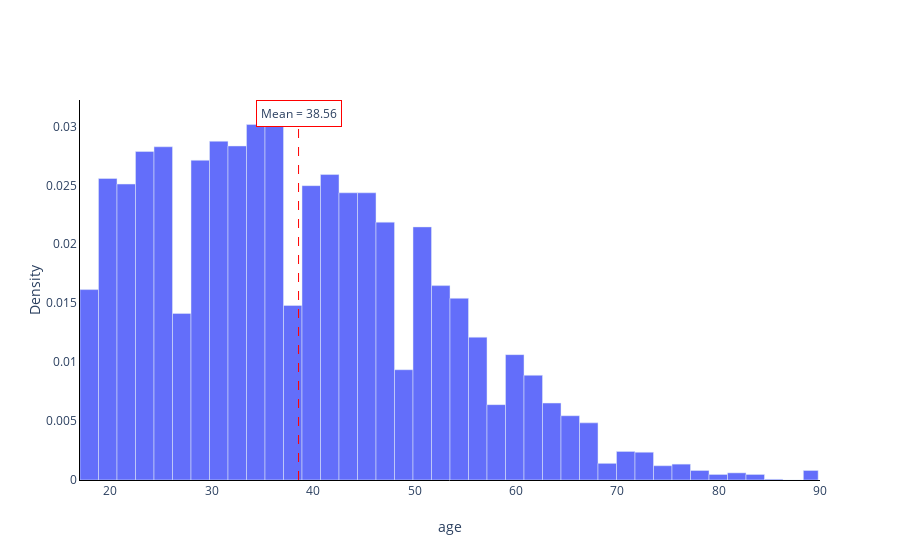

Notebook source saved alongside this figure:
### Code cell
ages = ds[:, 0]
densities, bin_edges = np.histogram(ages, bins=40, density=True)
x_deltas = bin_edges[1:] - bin_edges[:-1]
x_pdf = bin_edges[:-1] + x_deltas / 2
y_pdf = densities
plot_pdf(x_pdf, densities)

### Figure 1 — Plotly figure (JSON) as saved in the notebook; plotly's stock layout.template omitted (floating-point values rounded to 4 significant figures)
{"data": [{"type": "bar", "width": [1.825, 1.825, 1.825, 1.825, 1.825, 1.825, 1.825, 1.825, 1.825, 1.825, 1.825, 1.825, 1.825, 1.825, 1.825, 1.825, 1.825, 1.825, 1.825, 1.825, 1.825, 1.825, 1.825, 1.825, 1.825, 1.825, 1.825, 1.825, 1.825, 1.825, 1.825, 1.825, 1.825, 1.825, 1.825, 1.825, 1.825, 1.825, 1.825], "x": [17.91, 19.74, 21.56, 23.39, 25.21, 27.04, 28.86, 30.69, 32.51, 34.34, 36.16, 37.99, 39.81, 41.64, 43.46, 45.29, 47.11, 48.94, 50.76, 52.59, 54.41, 56.24, 58.06, 59.89, 61.71, 63.54, 65.36, 67.19, 69.01, 70.84, 72.66, 74.49, 76.31, 78.14, 79.96, 81.79, 83.61, 85.44, 87.26, 89.09], "y": [0.01615, 0.02558, 0.02511, 0.02787, 0.02827, 0.01413, 0.02712, 0.02874, 0.02834, 0.03015, 0.03062, 0.01481, 0.02497, 0.02591, 0.02437, 0.02437, 0.02187, 0.009356, 0.02147, 0.01649, 0.01541, 0.01212, 0.006394, 0.01063, 0.008885, 0.006529, 0.005452, 0.004846, 0.001413, 0.002423, 0.002356, 0.001212, 0.001346, 0.0008077, 0.0004711, 0.0006058, 0.0004711, 6.731e-05, 0, 0.0008077]}], "layout": {"annotations": [{"bgcolor": "#FFF", "bordercolor": "red", "borderpad": 4, "showarrow": false, "text": "Mean = 38.56", "x": 38.56, "xref": "x", "y": 1, "yanchor": "top", "yref": "paper"}], "plot_bgcolor": "#FFF", "shapes": [{"line": {"color": "red", "dash": "dash", "width": 1}, "type": "line", "x0": 38.56, "x1": 38.56, "y0": 0, "y1": 1, "yref": "paper"}], "xaxis": {"linecolor": "black", "title": {"text": "age"}}, "yaxis": {"linecolor": "black", "title": {"text": "Density"}}}}
